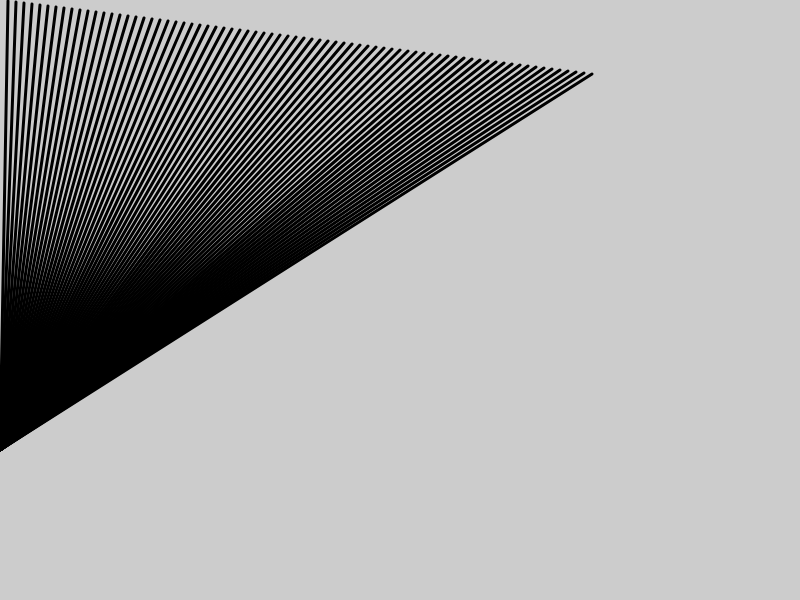
Frame 1 (no input)
Frame 60 (no input): identical to frame 1, image omitted
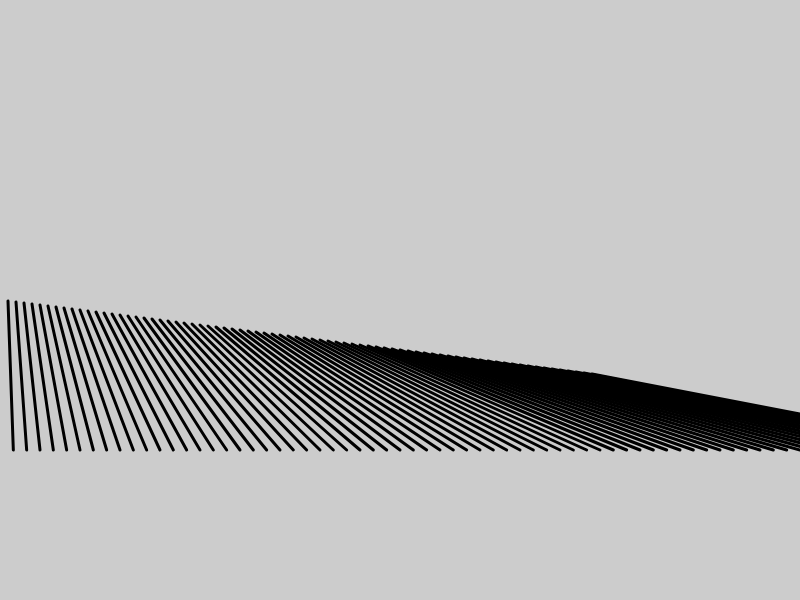
Frame 120 (the mouse pressed at the canvas centre since frame 60)

The p5.js sketch that drew these frames (run headless with seeded random() and noise() and a simulated clock; from frame 60 on, the mouse is pressed at the canvas centre):

// p5.js sketch
// ── sketch.js
function setup() {
  // put setup code here
createCanvas(800,600);
strokeWeight(3);

}

function draw() {
  background(204);
  for ( var i = 8; i < 600; i += 8){
  line(i, i/8+mouseY, (i/2 + i)*mouseX/360, 3/4*height);
  }

  // put drawing code here
}
